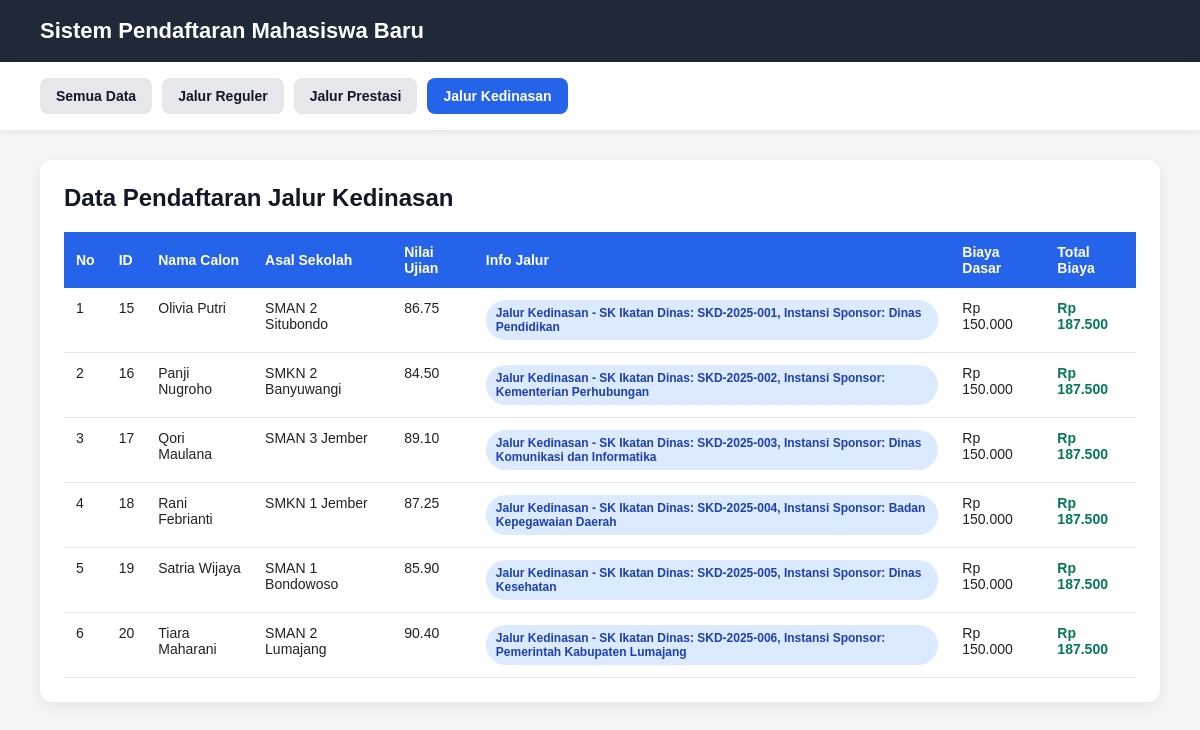
The app's page /index.php?jalur=kedinasan with its own data.
### tables this page shows
CREATE TABLE `tabel_pendaftaran` (
  `id_pendaftaran` int NOT NULL,
  `nama_calon` varchar(100) NOT NULL,
  `asal_sekolah` varchar(100) NOT NULL,
  `nilai_ujian` decimal(5,2) NOT NULL,
  `biaya_pendaftaran_dasar` decimal(12,2) NOT NULL,
  `jalur_pendaftaran` enum('Reguler','Prestasi','Kedinasan') NOT NULL,
  `pilihan_prodi` varchar(100) DEFAULT NULL,
  `lokasi_kampus` varchar(100) DEFAULT NULL,
  `jenis_prestasi` varchar(100) DEFAULT NULL,
  `tingkat_prestasi` varchar(100) DEFAULT NULL,
  `sk_ikatan_dinas` varchar(100) DEFAULT NULL,
  `instansi_sponsor` varchar(100) DEFAULT NULL
);

### PendaftaranKedinasan.php (called while the page is built, shortened)
<?php
require_once "Pendaftaran.php";
class PendaftaranKedinasan extends Pendaftaran
{
    protected $skIkatanDinas;
    protected $instansiSponsor;
    public function __construct(
        $id_pendaftaran = null,
        $nama_calon = null,
        $asal_sekolah = null,
        $nilai_ujian = null,
        $biaya_pendaftaran_dasar = null,
        $sk_ikatan_dinas = null,
        $instansi_sponsor = null
    ) {
        $this->skIkatanDinas = $sk_ikatan_dinas;
        $this->instansiSponsor = $instansi_sponsor;
    }
    public function hitungTotalBiaya()
    {
        return $this->biayaPendaftaranDasar * 1.25;
    }
    public function tampilkanInfoJalur()
    {
        return "Jalur Kedinasan - SK Ikatan Dinas: " . $this->skIkatanDinas . ", Instansi Sponsor: " . $this->instansiSponsor;
    }
    public function getDaftarKedinasan($db)
    {
        $query = "SELECT * FROM tabel_pendaftaran
WHERE jalur_pendaftaran = 'Kedinasan'";
        $stmt = $db->prepare($query);
        $stmt->execute();
        $dataKedinasan = [];
        while ($row = $stmt->fetch(PDO::FETCH_ASSOC)) {
            $dataKedinasan[] = new PendaftaranKedinasan(
                $row['id_pendaftaran'],
                $row['nama_calon'],
                $row['asal_sekolah'],
                $row['nilai_ujian'],
                $row['biaya_pendaftaran_dasar'],
                $row['sk_ikatan_dinas'],
                $row['instansi_sponsor']
            );
        }
        return $dataKedinasan;
    }
}

### Pendaftaran.php (called while the page is built, shortened)
<?php
abstract class Pendaftaran
{
    protected $id_pendaftaran;
    protected $nama_calon;
    protected $asal_sekolah;
    protected $nilai_ujian;
    protected $biayaPendaftaranDasar;
    public function __construct($id_pendaftaran, $nama_calon, $asal_sekolah, $nilai_ujian, $biaya_pendaftaran_dasar)
    {
        $this->id_pendaftaran = $id_pendaftaran;
        $this->nama_calon = $nama_calon;
        $this->asal_sekolah = $asal_sekolah;
        $this->nilai_ujian = $nilai_ujian;
        $this->biayaPendaftaranDasar = $biaya_pendaftaran_dasar;
    }
    public function getIdPendaftaran()
    {
        return $this->id_pendaftaran;
    }
    public function getNamaCalon()
    {
        return $this->nama_calon;
    }
    public function getAsalSekolah()
    {
        return $this->asal_sekolah;
    }
    public function getNilaiUjian()
    {
        return $this->nilai_ujian;
    }
    public function getBiayaPendaftaranDasar()
    {
        return $this->biayaPendaftaranDasar;
    }
}

### index.php (the view, shortened to what this page needs)
<?php
require_once __DIR__ . "/PendaftaranKedinasan.php";
$database = new Database();
$db = $database->getConnection();
$jalur = isset($_GET['jalur']) ? $_GET['jalur'] : 'semua';
$pendaftaranReguler = new PendaftaranReguler();
$pendaftaranPrestasi = new PendaftaranPrestasi();
$pendaftaranKedinasan = new PendaftaranKedinasan();
$dataPendaftaran = [];
$judulHalaman = "Semua Data Pendaftaran";
if ($jalur == 'reguler') {
    $dataPendaftaran = $pendaftaranReguler->getDaftarReguler($db);
    $judulHalaman = "Data Pendaftaran Jalur Reguler";
} elseif ($jalur == 'prestasi') {
    $dataPendaftaran = $pendaftaranPrestasi->getDaftarPrestasi($db);
    $judulHalaman = "Data Pendaftaran Jalur Prestasi";
} elseif ($jalur == 'kedinasan') {
    $dataPendaftaran = $pendaftaranKedinasan->getDaftarKedinasan($db);
    $judulHalaman = "Data Pendaftaran Jalur Kedinasan";
} else {
    $dataPendaftaran = array_merge(
        $pendaftaranReguler->getDaftarReguler($db),
        $pendaftaranPrestasi->getDaftarPrestasi($db),
        $pendaftaranKedinasan->getDaftarKedinasan($db)
    );
}
function formatRupiah($angka)
{
    return "Rp " . number_format($angka, 0, ',', '.');
}
?>
<!DOCTYPE html>
<html lang="id">
<head>
</head>
<body>
    <div class="navbar">
        <h1>Sistem Pendaftaran Mahasiswa Baru</h1>
    </div>
    <div class="menu">
        <a href="index.php?jalur=semua" class="<?php echo $jalur == 'semua' ? 'active' : ''; ?>">Semua Data</a>
        <a href="index.php?jalur=reguler" class="<?php echo $jalur == 'reguler' ? 'active' : ''; ?>">Jalur Reguler</a>
        <a href="index.php?jalur=prestasi" class="<?php echo $jalur == 'prestasi' ? 'active' : ''; ?>">Jalur Prestasi</a>
        <a href="index.php?jalur=kedinasan" class="<?php echo $jalur == 'kedinasan' ? 'active' : ''; ?>">Jalur Kedinasan</a>
    </div>
    <div class="container">
        <div class="card">
            <h2><?php echo $judulHalaman; ?></h2>
            <table>
                <thead>
                    <tr>
                        <th>No</th>
                        <th>ID</th>
                        <th>Nama Calon</th>
                        <th>Asal Sekolah</th>
                        <th>Nilai Ujian</th>
                        <th>Info Jalur</th>
                        <th>Biaya Dasar</th>
                        <th>Total Biaya</th>
                    </tr>
                </thead>
                <tbody>
                    <?php if (count($dataPendaftaran) > 0) : ?>
                        <?php $no = 1; ?>
                        <?php foreach ($dataPendaftaran as $pendaftaran) : ?>
                            <tr>
                                <td><?php echo $no++; ?></td>
                                <td><?php echo $pendaftaran->getIdPendaftaran(); ?></td>
                                <td><?php echo $pendaftaran->getNamaCalon(); ?></td>
                                <td><?php echo $pendaftaran->getAsalSekolah(); ?></td>
                                <td><?php echo $pendaftaran->getNilaiUjian(); ?></td>
                                <td>
                                    <span class="badge">
                                        <?php echo $pendaftaran->tampilkanInfoJalur(); ?>
                                    </span>
                                </td>
                                <td><?php echo formatRupiah($pendaftaran->getBiayaPendaftaranDasar()); ?></td>
                                <td class="biaya"><?php echo formatRupiah($pendaftaran->hitungTotalBiaya()); ?></td>
                            </tr>
                        <?php endforeach; ?>
                    <?php else : ?>
                        <tr>
                            <td colspan="8" class="kosong">Data pendaftaran belum tersedia.</td>
                        </tr>
                    <?php endif; ?>
                </tbody>
            </table>
        </div>
    </div>
</body>
</html>

### index.php (style rules this page uses)
body { margin: 0; font-family: Arial, sans-serif; background-color: #f4f6f8; color: #222; }
.navbar { background-color: #1f2937; padding: 18px 40px; color: white; }
.navbar h1 { margin: 0; font-size: 22px; }
.menu { background-color: white; padding: 16px 40px; display: flex; gap: 10px; box-shadow: 0 2px 8px rgba(0,0,0,0.08); }
.menu a { text-decoration: none; padding: 10px 16px; border-radius: 8px; background-color: #e5e7eb; color: #111827; font-weight: bold; font-size: 14px; }
.menu a.active { background-color: #2563eb; color: white; }
.container { padding: 30px 40px; }
.card { background-color: white; border-radius: 12px; padding: 24px; box-shadow: 0 4px 16px rgba(0,0,0,0.08); }
h2 { margin-top: 0; margin-bottom: 20px; color: #111827; }
table { width: 100%; border-collapse: collapse; font-size: 14px; }
th { background-color: #2563eb; color: white; padding: 12px; text-align: left; }
td { padding: 12px; border-bottom: 1px solid #e5e7eb; vertical-align: top; }
.badge { display: inline-block; padding: 6px 10px; border-radius: 20px; background-color: #dbeafe; color: #1e40af; font-size: 12px; font-weight: bold; }
.biaya { font-weight: bold; color: #047857; }

### records on screen
tabel_pendaftaran: id_pendaftaran "15", nama_calon "Olivia Putri", asal_sekolah "SMAN 2 Situbondo", nilai_ujian "86.75", $pendaftaran->tampilkanInfoJalur() "Jalur Kedinasan - SK Ikatan Dinas: SKD-2025-001, Instansi Sponsor: Dinas Pendidikan", biaya_pendaftaran_dasar "Rp 150.000", biaya_pendaftaran_dasar "Rp 187.500"
tabel_pendaftaran: id_pendaftaran "16", nama_calon "Panji Nugroho", asal_sekolah "SMKN 2 Banyuwangi", nilai_ujian "84.50", $pendaftaran->tampilkanInfoJalur() "Jalur Kedinasan - SK Ikatan Dinas: SKD-2025-002, Instansi Sponsor: Kementerian Perhubungan", biaya_pendaftaran_dasar "Rp 150.000", biaya_pendaftaran_dasar "Rp 187.500"
tabel_pendaftaran: id_pendaftaran "17", nama_calon "Qori Maulana", asal_sekolah "SMAN 3 Jember", nilai_ujian "89.10", $pendaftaran->tampilkanInfoJalur() "Jalur Kedinasan - SK Ikatan Dinas: SKD-2025-003, Instansi Sponsor: Dinas Komunikasi dan Informatika", biaya_pendaftaran_dasar "Rp 150.000", biaya_pendaftaran_dasar "Rp 187.500"
tabel_pendaftaran: id_pendaftaran "18", nama_calon "Rani Febrianti", asal_sekolah "SMKN 1 Jember", nilai_ujian "87.25", $pendaftaran->tampilkanInfoJalur() "Jalur Kedinasan - SK Ikatan Dinas: SKD-2025-004, Instansi Sponsor: Badan Kepegawaian Daerah", biaya_pendaftaran_dasar "Rp 150.000", biaya_pendaftaran_dasar "Rp 187.500"
tabel_pendaftaran: id_pendaftaran "19", nama_calon "Satria Wijaya", asal_sekolah "SMAN 1 Bondowoso", nilai_ujian "85.90", $pendaftaran->tampilkanInfoJalur() "Jalur Kedinasan - SK Ikatan Dinas: SKD-2025-005, Instansi Sponsor: Dinas Kesehatan", biaya_pendaftaran_dasar "Rp 150.000", biaya_pendaftaran_dasar "Rp 187.500"
tabel_pendaftaran: id_pendaftaran "20", nama_calon "Tiara Maharani", asal_sekolah "SMAN 2 Lumajang", nilai_ujian "90.40", $pendaftaran->tampilkanInfoJalur() "Jalur Kedinasan - SK Ikatan Dinas: SKD-2025-006, Instansi Sponsor: Pemerintah Kabupaten Lumajang", biaya_pendaftaran_dasar "Rp 150.000", biaya_pendaftaran_dasar "Rp 187.500"

### other values on screen
$judulHalaman "Data Pendaftaran Jalur Kedinasan"
